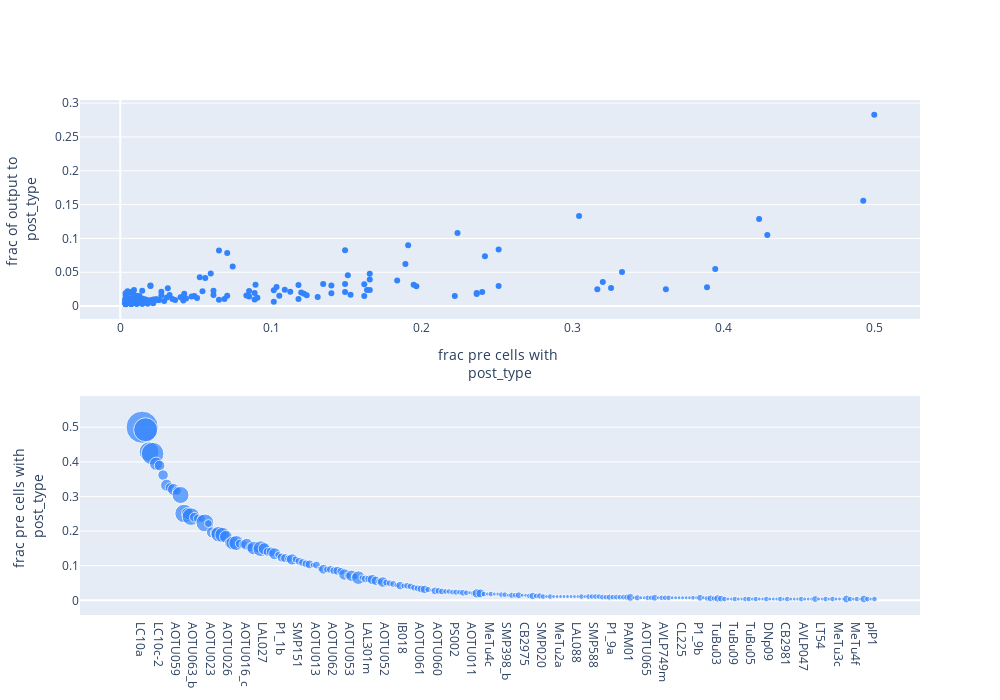

The code cell stored with this chart in its notebook:
### Code cell
# Plot fraction of LC10a neurons with postsynaptic types in AOTU (Both Sides) -- uses scripts from Reiser Lab Optic Lobe Repo
LC10a_Cxns = CelltypeConnByRoi('LC10a', (['AOTU(R)', 'AOTU(L)']))
LC10a_plots = CelltypeConnPlotter(LC10a_Cxns)
LC10a_plots.plot_consistent_connections_by_type(conn_dir='output')

### Figure 1 — Plotly figure (JSON) as saved in the notebook; plotly's stock layout.template omitted (floating-point values rounded to 4 significant figures; data arrays with more than 128 entries replaced by an {"elided": "..."} marker saying what was removed)
{"data": [{"hoverinfo": "text", "hovertext": {"elided": "211 str values"}, "marker": {"color": "#3283FE", "size": 6}, "mode": "markers", "showlegend": false, "type": "scatter", "x": {"elided": "211 float values"}, "xaxis": "x", "y": {"elided": "211 float values"}, "yaxis": "y"}, {"hoverinfo": "text", "hovertext": {"elided": "211 str values"}, "marker": {"color": "#3283FE", "size": {"elided": "211 float values"}}, "mode": "markers", "showlegend": false, "type": "scatter", "x": {"elided": "211 str values"}, "xaxis": "x2", "y": {"elided": "211 float values"}, "yaxis": "y2"}], "layout": {"font": {"size": 12}, "height": 700, "width": 1000, "xaxis": {"anchor": "y", "domain": [0, 1], "showgrid": false, "title": {"text": "frac pre cells with <br>post_type"}}, "xaxis2": {"anchor": "y2", "domain": [0, 1], "showgrid": false}, "yaxis": {"anchor": "x", "domain": [0.575, 1], "title": {"text": "frac of output to <br>post_type"}}, "yaxis2": {"anchor": "x2", "domain": [0, 0.425], "title": {"text": "frac pre cells with <br>post_type"}}}}
